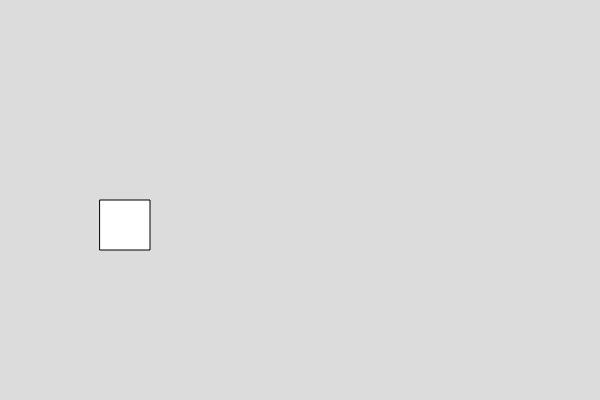
Frame 1 (no input)
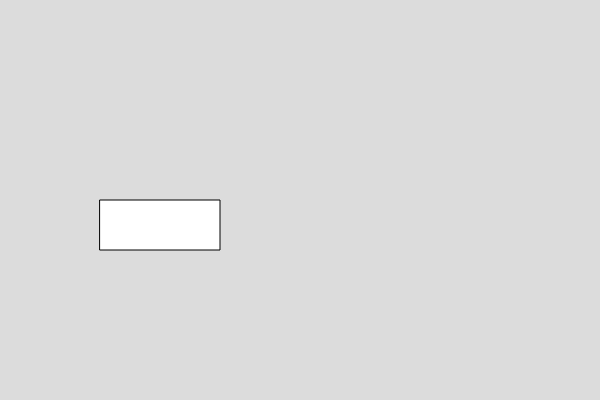
Frame 60 (no input)
Frame 120 (the mouse pressed at the canvas centre since frame 60): identical to frame 60, image omitted

The p5.js sketch that drew these frames (run headless with seeded random() and noise() and a simulated clock; from frame 60 on, the mouse is pressed at the canvas centre):

// p5.js sketch
// ── sketch.js

var box1;

function setup() {
  createCanvas(600, 400);
 box1 = new Box(); 
}

function draw() {
  background(220);
box1.show();
box1.set_width(120);
}


// ── box.js
class Box
  {
    constructor()
    {
      this.x =100;
      this.y = 200
      this.w = 50;
      this.h = 50;
    }
    
    show()
    {
      rect(this.x,this.y,this.w,this.h)
    }
    
    //write function to set the width of the box
set_width(l){
  this.w = l;
}
  }

  
